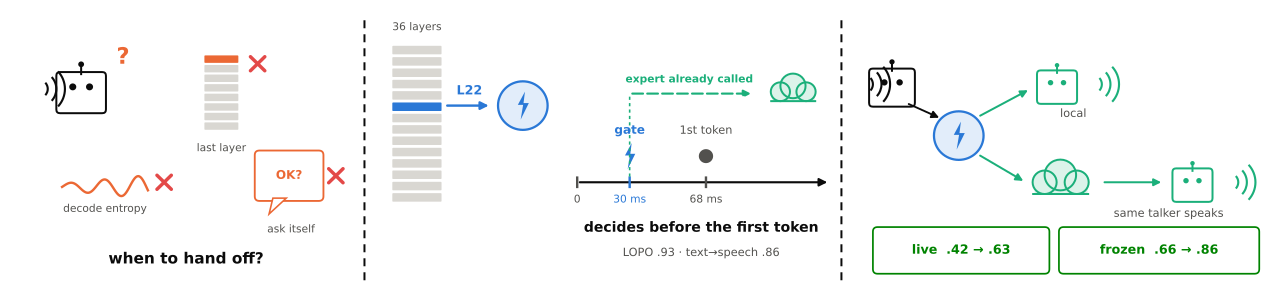

Here is the Python script that generated this plot:
# -*- coding: utf-8 -*-
"""Paper teaser (Figure 1), v2 2026-08-25: pictographic, minimal text,
with an explicit decision timeline (gate fires before the first token).
Vector output: PDF (paper) + SVG (editable). Palette: dataviz reference
slots, validated."""
import matplotlib
matplotlib.use("Agg")
import numpy as np
import matplotlib.pyplot as plt
from matplotlib.patches import (FancyBboxPatch, FancyArrowPatch, Circle,
                                Polygon, Arc, Rectangle)

BLUE, ORANGE, AQUA, VIOLET = "#2a78d6", "#eb6834", "#1baf7a", "#4a3aa7"
RED, GREEN = "#e34948", "#008300"
INK, MUT = "#0b0b0b", "#52514e"
ORANGE_T, AQUA_T, BLUE_T = "#fbe4da", "#dcf3ea", "#e2edfa"

fig, ax = plt.subplots(figsize=(13.2, 3.0))
ax.set_xlim(0, 13.2); ax.set_ylim(0, 3.0); ax.axis("off")

def pill(x, y, w, h, text, fc, ec, fs=9, tc=INK, bold=True):
    ax.add_patch(FancyBboxPatch((x, y), w, h, boxstyle="round,pad=0.05",
                                fc=fc, ec=ec, lw=1.3))
    ax.text(x + w/2, y + h/2, text, ha="center", va="center", fontsize=fs,
            color=tc, fontweight="bold" if bold else "normal")

def robot(cx, cy, s=0.34, color=INK):
    ax.add_patch(FancyBboxPatch((cx - s/2, cy - s/2), s, s*0.82,
                                boxstyle="round,pad=0.04", fc="white",
                                ec=color, lw=1.5))
    for dx in (-s/5, s/5):
        ax.add_patch(Circle((cx + dx, cy + s*0.05), s*0.085, fc=color))
    ax.plot([cx, cx], [cy + s*0.36, cy + s*0.56], color=color, lw=1.5)
    ax.add_patch(Circle((cx, cy + s*0.6), s*0.07, fc=color))

def soundwave(cx, cy, color=INK):
    for i, r in enumerate((0.10, 0.19, 0.28)):
        ax.add_patch(Arc((cx, cy), r*2, r*2, angle=0, theta1=-42,
                         theta2=42, color=color, lw=1.6))

def bolt(cx, cy, s=0.16, color=ORANGE):
    pts = np.array([[0.15, 1], [-0.35, 0.05], [0.02, 0.05], [-0.15, -1],
                    [0.42, 0.18], [0.05, 0.18]]) * s
    ax.add_patch(Polygon(pts + [cx, cy], closed=True, fc=color, ec="none"))

def cloud(cx, cy, s=0.30, fc="white", ec=INK):
    for dx, dy, r in [(-0.5, 0, 0.42), (0.05, 0.26, 0.55), (0.62, 0, 0.42)]:
        ax.add_patch(Circle((cx + dx*s, cy + dy*s), r*s, fc=fc, ec="none"))
    ax.add_patch(Rectangle((cx - 0.85*s, cy - 0.42*s), 1.85*s, 0.42*s,
                           fc=fc, ec="none"))
    for dx, dy, r in [(-0.5, 0, 0.42), (0.05, 0.26, 0.55), (0.62, 0, 0.42)]:
        ax.add_patch(Arc((cx + dx*s, cy + dy*s), 2*r*s, 2*r*s,
                         color=ec, lw=1.5))
    ax.plot([cx - 0.9*s, cx + 1.02*s], [cy - 0.42*s, cy - 0.42*s],
            color=ec, lw=1.5)

def layerstack(x, y, w, h, n=12, hot=7, hotcolor=BLUE):
    dh = h / n
    for i in range(n):
        c = hotcolor if i == hot else "#d9d7d2"
        ax.add_patch(FancyBboxPatch((x, y + i*dh), w, dh*0.62,
                                    boxstyle="round,pad=0.008",
                                    fc=c, ec="none"))

def cross(x, y, s=0.075, color=RED):
    ax.plot([x-s, x+s], [y-s, y+s], color=color, lw=2.6,
            solid_capstyle="round")
    ax.plot([x-s, x+s], [y+s, y-s], color=color, lw=2.6,
            solid_capstyle="round")

def sep(x):
    ax.plot([x, x], [0.10, 2.92], ls=(0, (4, 3)), color=INK, lw=1.5)

# ================= Panel 1 · problem =================
robot(0.75, 2.15, 0.44)
soundwave(0.30, 2.15)
ax.text(1.12, 2.42, "?", fontsize=17, color=ORANGE, fontweight="bold")

# three broken readouts, icon-first
# (a) last-layer tap
layerstack(2.05, 1.72, 0.34, 0.82, n=8, hot=7, hotcolor=ORANGE)
cross(2.60, 2.42)
ax.text(2.22, 1.57, "last layer", fontsize=8, color=MUT, ha="center",
        va="top")
# (b) ask itself (speech bubble)
ax.add_patch(FancyBboxPatch((2.62, 1.00), 0.62, 0.44,
                            boxstyle="round,pad=0.05", fc="white",
                            ec=ORANGE, lw=1.4))
ax.text(2.93, 1.22, "OK?", fontsize=9, color=ORANGE, ha="center",
        va="center", fontweight="bold")
ax.add_patch(Polygon([[2.76, 0.98], [2.90, 0.98], [2.72, 0.81]],
                     fc="white", ec=ORANGE, lw=1.2))
cross(3.42, 1.22)
ax.text(2.95, 0.70, "ask itself", fontsize=8, color=MUT, ha="center",
        va="top")
# (c) entropy squiggle
t = np.linspace(0, 1, 80)
ax.plot(0.55 + 0.9*t, 1.10 + 0.09*np.sin(16*t) * (0.4 + t), color=ORANGE,
        lw=1.8)
cross(1.62, 1.15)
ax.text(1.0, 0.92, "decode entropy", fontsize=8, color=MUT, ha="center",
        va="top")

ax.text(1.85, 0.28, "when to hand off?", ha="center", fontsize=11.5,
        fontweight="bold", color=INK)

sep(3.72)

# ================= Panel 2 · mechanism: fast, mid-network =================
# layer stack with L22 highlighted, probe needle out
layerstack(4.02, 0.95, 0.5, 1.7, n=14, hot=8, hotcolor=BLUE)
ax.text(4.27, 2.78, "36 layers", fontsize=8, color=MUT, ha="center")
hot_y = 0.95 + 8*(1.7/14) + 0.05
ax.add_patch(FancyArrowPatch((4.56, hot_y), (5.05, hot_y),
                             arrowstyle="-|>", mutation_scale=12, lw=1.8,
                             color=BLUE))
ax.text(4.82, hot_y + 0.12, "L22", fontsize=9.5, color=BLUE,
        fontweight="bold", ha="center")
gx, gy = 5.38, hot_y
ax.add_patch(Circle((gx, gy), 0.26, fc=BLUE_T, ec=BLUE, lw=1.7))
bolt(gx, gy, 0.15, BLUE)

# ---- the timeline ----
t0, t1 = 5.95, 8.35
ty = 1.15
ax.add_patch(FancyArrowPatch((t0, ty), (t1 + 0.25, ty), arrowstyle="-|>",
                             mutation_scale=12, lw=1.6, color=INK))
def tick(x, label, color=MUT, dy=-0.13):
    ax.plot([x, x], [ty - 0.05, ty + 0.05], color=color, lw=1.8)
    ax.text(x, ty + dy, label, fontsize=8, color=color, ha="center",
            va="top")
# end of user turn
tick(t0, "0", MUT)
# gate decision at 30ms
xg = t0 + 0.55
bolt(xg, ty + 0.28, 0.14, BLUE)
tick(xg, "30 ms", BLUE)
ax.text(xg, ty + 0.52, "gate", fontsize=9, color=BLUE, ha="center",
        fontweight="bold")
# first token at 68ms
xt = t0 + 1.35
ax.add_patch(Circle((xt, ty + 0.28), 0.075, fc=MUT))
tick(xt, "68 ms", MUT)
ax.text(xt, ty + 0.52, "1st token", fontsize=8.5, color=MUT, ha="center")
# expert call already flying (green arrow from gate onward, above)
ay = ty + 0.95
cloud(t1 - 0.15, ay + 0.02, 0.24, fc=AQUA_T, ec=AQUA)
ax.add_patch(FancyArrowPatch((xg, ay), (t1 - 0.55, ay), arrowstyle="-|>",
                             mutation_scale=11, lw=1.6, color=AQUA,
                             linestyle=(0, (5, 2))))
ax.plot([xg, xg], [ty + 0.06, ay], color=AQUA, lw=1.2,
        ls=(0, (2, 2)))
ax.text((xg + t1 - 0.6)/2, ay + 0.12, "expert already called",
        fontsize=8, color=AQUA, ha="center", fontweight="bold")
ax.text((t0 + t1)/2 + 0.1, 0.62,
        "decides before the first token", fontsize=10.5, color=INK,
        ha="center", fontweight="bold")
ax.text((t0 + t1)/2 + 0.1, 0.36, "LOPO .93 · text→speech .86",
        fontsize=8.5, color=MUT, ha="center")

sep(8.72)

# ================= Panel 3 · system =================
robot(9.25, 2.2, 0.4)
soundwave(8.95, 2.2)
gx2, gy2 = 9.95, 1.65
ax.add_patch(FancyArrowPatch((9.4, 2.0), (gx2 - 0.18, gy2 + 0.18),
                             arrowstyle="-|>", mutation_scale=11, lw=1.4,
                             color=INK))
ax.add_patch(Circle((gx2, gy2), 0.26, fc=BLUE_T, ec=BLUE, lw=1.7))
bolt(gx2, gy2, 0.15, BLUE)
# local branch
ax.add_patch(FancyArrowPatch((gx2 + 0.2, gy2 + 0.2), (10.7, 2.15),
                             arrowstyle="-|>", mutation_scale=11, lw=1.5,
                             color=AQUA))
robot(10.98, 2.2, 0.34, color=AQUA)
soundwave(11.35, 2.2, AQUA)
ax.text(11.15, 1.85, "local", fontsize=8.5, color=MUT, ha="center")
# cloud branch: gate -> cloud -> back to talker -> speaks
ax.add_patch(FancyArrowPatch((gx2 + 0.2, gy2 - 0.2), (10.65, 1.15),
                             arrowstyle="-|>", mutation_scale=11, lw=1.5,
                             color=AQUA))
cloud(11.0, 1.15, 0.3, fc=AQUA_T, ec=AQUA)
ax.add_patch(FancyArrowPatch((11.45, 1.15), (12.1, 1.15),
                             arrowstyle="-|>", mutation_scale=11, lw=1.5,
                             color=AQUA))
robot(12.4, 1.15, 0.34, color=AQUA)
soundwave(12.78, 1.15, AQUA)
ax.text(12.15, 0.78, "same talker speaks", fontsize=8.5, color=MUT,
        ha="center")
# result pills
pill(9.1, 0.22, 1.75, 0.4, "live  .42 → .63", "white", GREEN, fs=9.5,
     tc=GREEN)
pill(11.05, 0.22, 2.0, 0.4, "frozen  .66 → .86", "white", GREEN, fs=9.5,
     tc=GREEN)

fig.tight_layout(pad=0.3)
fig.savefig("teaser.pdf", bbox_inches="tight")
fig.savefig("teaser.svg", bbox_inches="tight")
fig.savefig("teaser.png", dpi=150, bbox_inches="tight")
print("saved")
